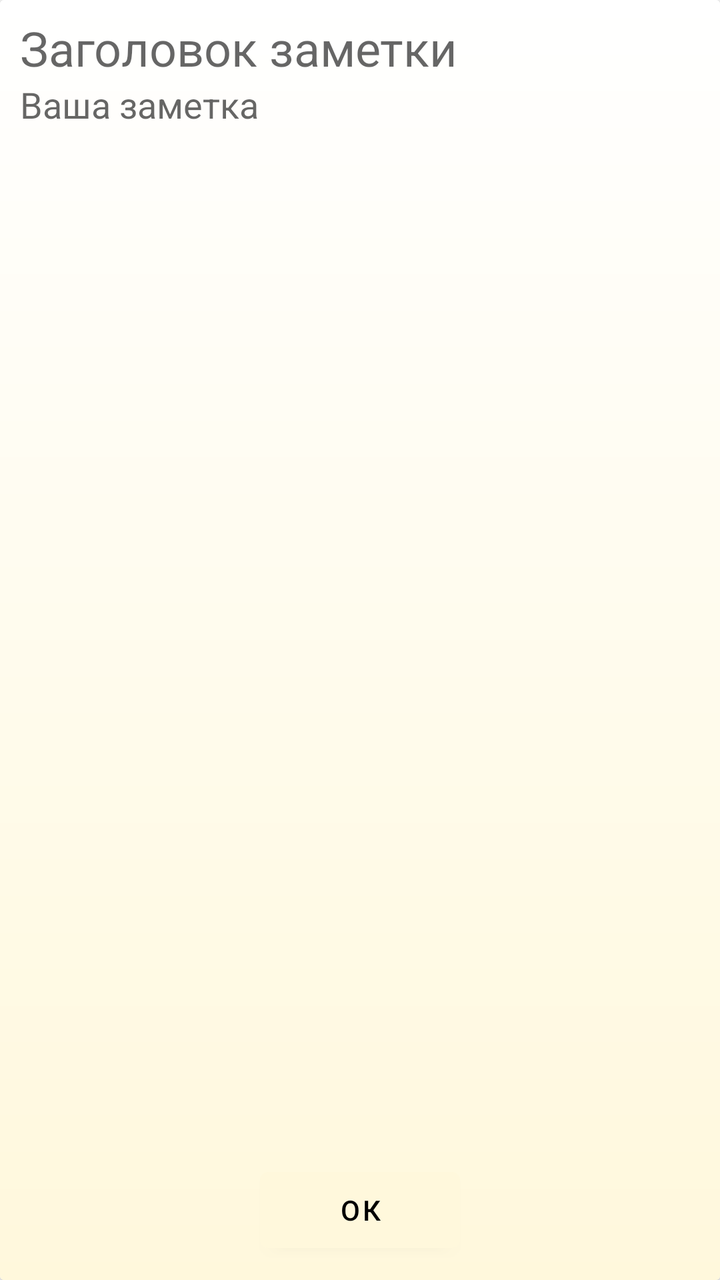
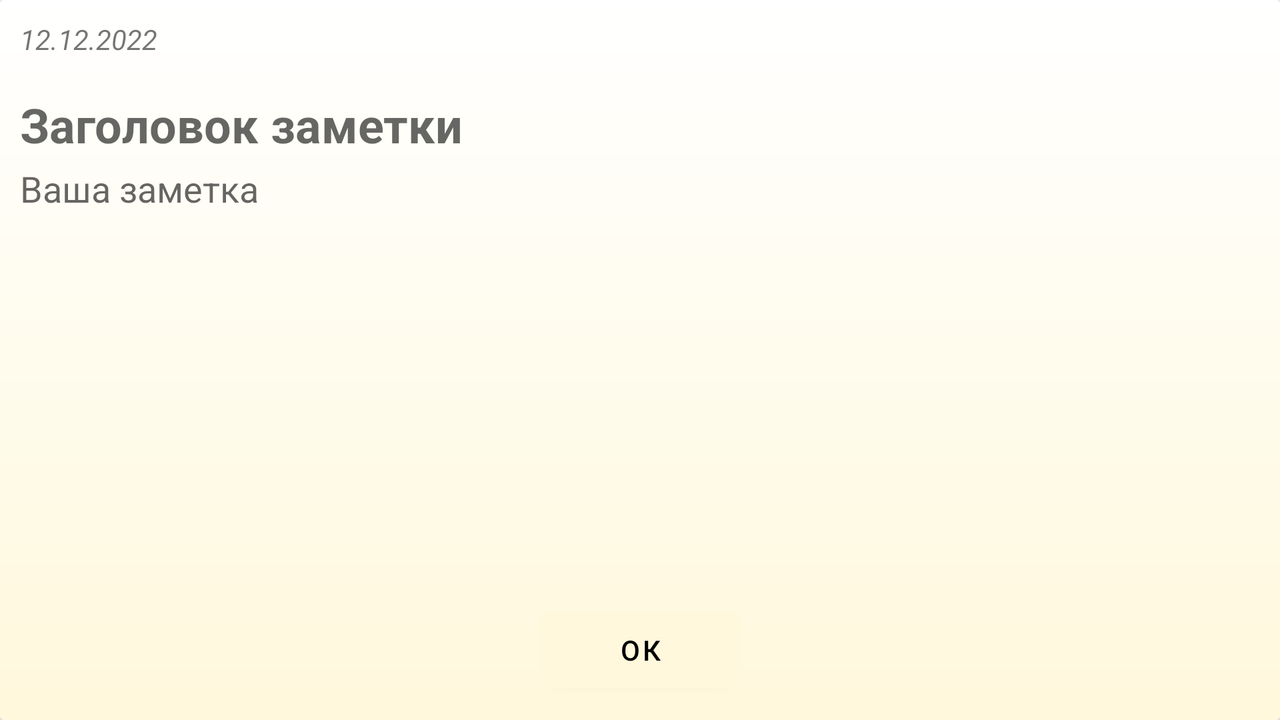

First picture: res/layout/ on a phone held upright. Second picture: the repository's own variant of that layout, on a device whose configuration matches the variant's folder. Source for both follows.
<!-- AndroidManifest.xml: application theme Theme.NoteAppHomework -->
<!-- res/layout/fragment_add_note.xml -->
<?xml version="1.0" encoding="utf-8"?>
<androidx.cardview.widget.CardView
    android:layout_width="match_parent"
    android:layout_height="match_parent"
    xmlns:android="http://schemas.android.com/apk/res/android">

    <FrameLayout
        android:layout_width="match_parent"
        android:layout_height="match_parent"
        android:background="@drawable/note_style"
        android:padding="@dimen/padding_edit_note">


        <LinearLayout
            android:layout_width="match_parent"
            android:layout_height="match_parent"
            android:orientation="vertical">


            <EditText
                style="@style/NoteEditTitle"
                android:id="@+id/set_title">
            </EditText>

            <EditText
                style="@style/NoteEditDescription"
                android:id="@+id/set_description">
            </EditText>

            <com.google.android.material.button.MaterialButton
                style="@style/ButtonOk"
                android:id="@+id/button_ok">
            </com.google.android.material.button.MaterialButton>

        </LinearLayout>
    </FrameLayout>

</androidx.cardview.widget.CardView>
<!-- resources referenced by this layout -->
<resources>
  <dimen name="padding_edit_note">10dp</dimen>
  <!-- drawable note_style (drawable) -->
  <?xml version="1.0" encoding="utf-8"?>
  <shape android:shape="rectangle"
      xmlns:android="http://schemas.android.com/apk/res/android">
      <gradient
          android:startColor="#FFF8DC"
          android:endColor="#FFFFFF"
          android:type="linear"
          android:angle="90"/>
  </shape>
  <style name="ButtonOk">
          <item name="android:layout_gravity">center_horizontal</item>
          <item name="android:layout_width">@dimen/button_ok_width</item>
          <item name="android:layout_height">@dimen/button_ok_height</item>
          <item name="android:text">@string/button_ok</item>
      </style>
  <style name="NoteEditDescription" parent="NoteEditTitle">
          <item name="android:layout_weight">9</item>
          <item name="android:textSize">@dimen/note_edit_description_text_size</item>
          <item name="android:hint">@string/description_in_note_edit</item>
      </style>
  <style name="NoteEditTitle">
          <item name="android:layout_width">match_parent</item>
          <item name="android:background">@android:color/transparent</item>
          <item name="android:layout_height">0dp</item>
          <item name="android:layout_weight">0.5</item>
          <item name="android:gravity">start|top</item>
          <item name="android:textSize">@dimen/note_edit_title_text_size</item>
          <item name="android:hint">@string/title_in_note_edit</item>
      </style>
  <!-- from res/values-v23/ -->
  <style name="Theme.NoteAppHomework" parent="Theme.MaterialComponents.Light.NoActionBar">
          
          <item name="colorPrimary">@color/main_color</item>
          <item name="colorPrimaryVariant">@color/main_color</item>
          <item name="colorOnPrimary">@color/black</item>
          <item name="android:textColorSecondary">@color/black</item>
          
          <item name="colorSecondary">@color/teal_200</item>
          <item name="colorSecondaryVariant">@color/teal_700</item>
          <item name="colorOnSecondary">@color/black</item>
          
          <item name="android:statusBarColor" tools:targetApi="l">?attr/colorPrimaryVariant</item>
          <item name="android:windowLightStatusBar">true</item>
          
      </style>
  <dimen name="button_ok_width">100dp</dimen>
  <dimen name="button_ok_height">50dp</dimen>
  <string name="button_ok">Ок</string>
  <dimen name="note_edit_description_text_size">18sp</dimen>
  <string name="description_in_note_edit">Ваша заметка</string>
  <dimen name="note_edit_title_text_size">24sp</dimen>
  <string name="title_in_note_edit">Заголовок заметки</string>
  <color name="main_color">#FFF8DC</color>
  <color name="black">#FF000000</color>
  <color name="teal_200">#FF03DAC5</color>
  <color name="teal_700">#FF018786</color>
</resources>
<!-- res/layout-land/fragment_add_note.xml (the repository's variant of the layout above) -->
<!-- drawn on the phone turned sideways -->
<?xml version="1.0" encoding="utf-8"?>
<androidx.cardview.widget.CardView
    xmlns:android="http://schemas.android.com/apk/res/android"
    android:layout_width="match_parent"
    android:layout_height="match_parent">

    <FrameLayout
        android:layout_width="match_parent"
        android:layout_height="match_parent"
        android:background="@drawable/note_style"
        android:padding="@dimen/padding_edit_note">

        <LinearLayout
            android:layout_width="match_parent"
            android:layout_height="match_parent"
            android:orientation="vertical">

            <TextView
                android:layout_width="wrap_content"
                android:layout_height="0dp"
                android:layout_weight="1.5"
                android:textStyle="italic"
                android:text="12.12.2022"
                android:id="@+id/set_date">
            </TextView>

            <EditText
                style="@style/NoteEditTitleLandscape"
                android:textStyle="bold"
                android:id="@+id/set_title">
            </EditText>

            <EditText
                style="@style/NoteEditDescription"
                android:id="@+id/set_description">
            </EditText>

            <com.google.android.material.button.MaterialButton
                style="@style/ButtonOk"
                android:id="@+id/button_ok">
            </com.google.android.material.button.MaterialButton>

        </LinearLayout>
    </FrameLayout>

</androidx.cardview.widget.CardView>
<!-- resources referenced by the variant -->
<!-- as the phone turned sideways resolves them -->
<resources>
  <dimen name="padding_edit_note">10dp</dimen>
  <!-- drawable note_style (drawable) -->
  <?xml version="1.0" encoding="utf-8"?>
  <shape android:shape="rectangle"
      xmlns:android="http://schemas.android.com/apk/res/android">
      <gradient
          android:startColor="#FFF8DC"
          android:endColor="#FFFFFF"
          android:type="linear"
          android:angle="90"/>
  </shape>
  <style name="ButtonOk">
          <item name="android:layout_gravity">center_horizontal</item>
          <item name="android:layout_width">@dimen/button_ok_width</item>
          <item name="android:layout_height">@dimen/button_ok_height</item>
          <item name="android:text">@string/button_ok</item>
      </style>
  <style name="NoteEditDescription" parent="NoteEditTitle">
          <item name="android:layout_weight">9</item>
          <item name="android:textSize">@dimen/note_edit_description_text_size</item>
          <item name="android:hint">@string/description_in_note_edit</item>
      </style>
  <style name="NoteEditTitleLandscape" parent="NoteEditTitle">
          <item name="android:layout_weight">1.5</item>
      </style>
  <!-- from res/values-v23/ -->
  <style name="Theme.NoteAppHomework" parent="Theme.MaterialComponents.Light.NoActionBar">
          
          <item name="colorPrimary">@color/main_color</item>
          <item name="colorPrimaryVariant">@color/main_color</item>
          <item name="colorOnPrimary">@color/black</item>
          <item name="android:textColorSecondary">@color/black</item>
          
          <item name="colorSecondary">@color/teal_200</item>
          <item name="colorSecondaryVariant">@color/teal_700</item>
          <item name="colorOnSecondary">@color/black</item>
          
          <item name="android:statusBarColor" tools:targetApi="l">?attr/colorPrimaryVariant</item>
          <item name="android:windowLightStatusBar">true</item>
          
      </style>
  <dimen name="button_ok_width">100dp</dimen>
  <dimen name="button_ok_height">50dp</dimen>
  <string name="button_ok">Ок</string>
  <style name="NoteEditTitle">
          <item name="android:layout_width">match_parent</item>
          <item name="android:background">@android:color/transparent</item>
          <item name="android:layout_height">0dp</item>
          <item name="android:layout_weight">0.5</item>
          <item name="android:gravity">start|top</item>
          <item name="android:textSize">@dimen/note_edit_title_text_size</item>
          <item name="android:hint">@string/title_in_note_edit</item>
      </style>
  <dimen name="note_edit_description_text_size">18sp</dimen>
  <string name="description_in_note_edit">Ваша заметка</string>
  <color name="main_color">#FFF8DC</color>
  <color name="black">#FF000000</color>
  <color name="teal_200">#FF03DAC5</color>
  <color name="teal_700">#FF018786</color>
  <dimen name="note_edit_title_text_size">24sp</dimen>
  <string name="title_in_note_edit">Заголовок заметки</string>
</resources>
